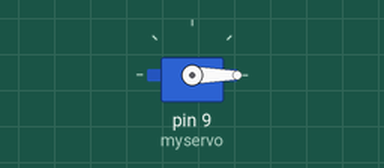
Simulated run of this sketch. Board: Arduino Uno, built with avr-gcc and run on an emulated ATmega328P. Parts: servo.

Above: at 0.05 s.
At 4.0 s:
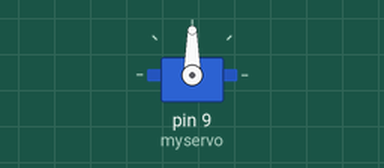
Timing chart, 0 to 5.2 s (numbered marks = the images above):
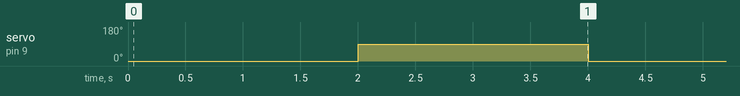

Measured:
- by itself, servo on pin 9 (myservo): alternates 90° for 2.0 s and 0° for 2.0 s

The sketch:

SG90_servo_controller.ino
```cpp
#include <Servo.h>   //載入函式庫

Servo myservo;  // 建立SERVO物件

void setup() {
  myservo.attach(9);  // 設定要將伺服馬達（橘線）接到哪一個PIN腳
}

void loop() {
  myservo.write(0);  //旋轉到0度
  delay(2000);
  myservo.write(90); //旋轉到90度
  delay(2000);
}
```
